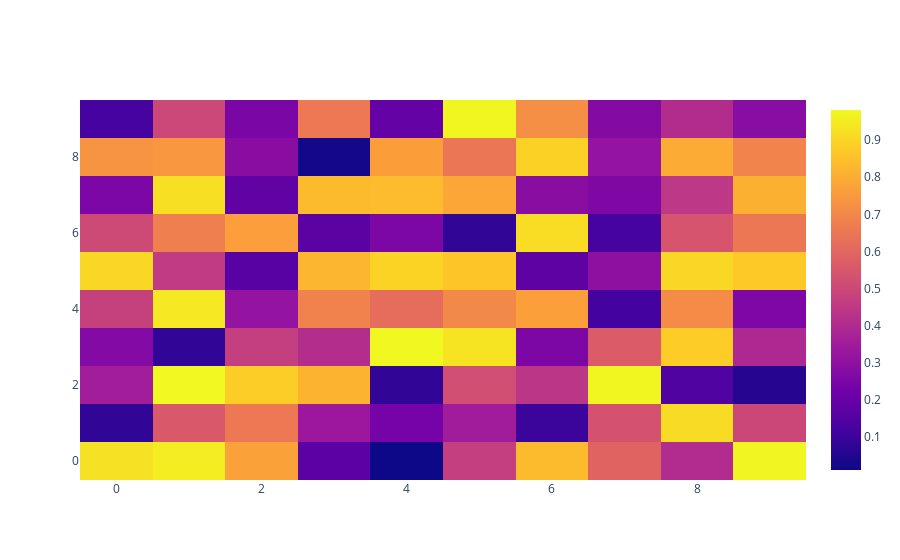

The notebook cell this image was saved under:
### Code cell
ff=go.Figure(data=go.Heatmap(z=np.random.rand(10,10)))
ff.show()
